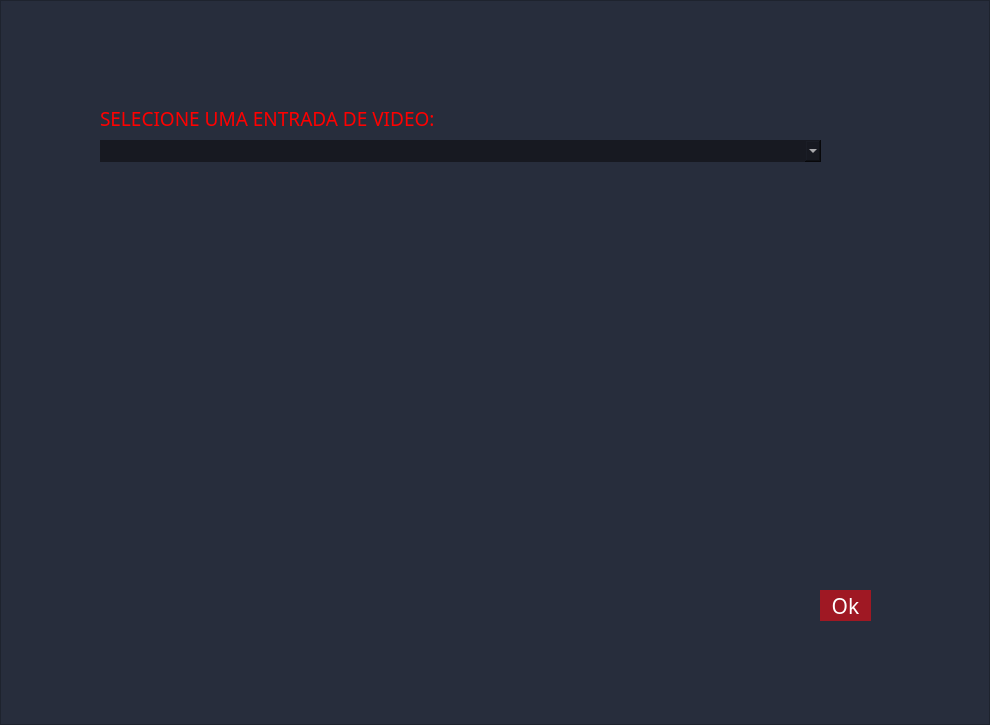
<?xml version="1.0" encoding="UTF-8"?>
<ui version="4.0">
 <class>Camera</class>
 <widget class="QMainWindow" name="Camera">
  <property name="enabled">
   <bool>false</bool>
  </property>
  <property name="geometry">
   <rect>
    <x>0</x>
    <y>0</y>
    <width>990</width>
    <height>725</height>
   </rect>
  </property>
  <property name="minimumSize">
   <size>
    <width>990</width>
    <height>725</height>
   </size>
  </property>
  <property name="maximumSize">
   <size>
    <width>990</width>
    <height>725</height>
   </size>
  </property>
  <property name="windowTitle">
   <string>Camera</string>
  </property>
  <widget class="QWidget" name="FundoCamera">
   <property name="enabled">
    <bool>false</bool>
   </property>
   <layout class="QVBoxLayout" name="verticalLayout">
    <property name="spacing">
     <number>0</number>
    </property>
    <property name="leftMargin">
     <number>0</number>
    </property>
    <property name="topMargin">
     <number>0</number>
    </property>
    <property name="rightMargin">
     <number>0</number>
    </property>
    <property name="bottomMargin">
     <number>0</number>
    </property>
    <item>
     <widget class="QFrame" name="FundoCamera_2">
      <property name="styleSheet">
       <string notr="true">background-color: rgb(39, 45, 60);
color: rgb(255, 255, 255);</string>
      </property>
      <property name="frameShape">
       <enum>QFrame::StyledPanel</enum>
      </property>
      <property name="frameShadow">
       <enum>QFrame::Raised</enum>
      </property>
      <widget class="QComboBox" name="CaixaSelecionar">
       <property name="geometry">
        <rect>
         <x>100</x>
         <y>140</y>
         <width>721</width>
         <height>22</height>
        </rect>
       </property>
       <property name="font">
        <font>
         <family>Microsoft YaHei</family>
         <pointsize>12</pointsize>
        </font>
       </property>
       <property name="cursor">
        <cursorShape>PointingHandCursor</cursorShape>
       </property>
       <property name="styleSheet">
        <string notr="true">border-radius:0px;
background-color: rgb(23, 25, 33);
color: rgb(255, 255, 255);</string>
       </property>
      </widget>
      <widget class="QPushButton" name="btnCameraOk">
       <property name="geometry">
        <rect>
         <x>820</x>
         <y>590</y>
         <width>51</width>
         <height>31</height>
        </rect>
       </property>
       <property name="minimumSize">
        <size>
         <width>51</width>
         <height>31</height>
        </size>
       </property>
       <property name="maximumSize">
        <size>
         <width>51</width>
         <height>31</height>
        </size>
       </property>
       <property name="font">
        <font>
         <family>Microsoft YaHei</family>
         <pointsize>16</pointsize>
         <weight>50</weight>
         <bold>false</bold>
        </font>
       </property>
       <property name="cursor">
        <cursorShape>PointingHandCursor</cursorShape>
       </property>
       <property name="styleSheet">
        <string notr="true">

QPushButton{
	color: rgb(255, 255, 255);
	background-color: #9F1823;
	border-radius:0px;
}
QPushButton:hover{
	color: rgb(255, 255, 255);
	background-color: #ff0000;
	border-radius:0px;
}

</string>
       </property>
       <property name="text">
        <string>Ok</string>
       </property>
       <property name="iconSize">
        <size>
         <width>30</width>
         <height>30</height>
        </size>
       </property>
      </widget>
      <widget class="QLabel" name="TextoSelecionar">
       <property name="geometry">
        <rect>
         <x>100</x>
         <y>110</y>
         <width>391</width>
         <height>16</height>
        </rect>
       </property>
       <property name="font">
        <font>
         <family>Microsoft YaHei</family>
         <pointsize>14</pointsize>
        </font>
       </property>
       <property name="styleSheet">
        <string notr="true">color: rgb(255, 0, 0);</string>
       </property>
       <property name="text">
        <string>SELECIONE UMA ENTRADA DE VIDEO:</string>
       </property>
      </widget>
     </widget>
    </item>
   </layout>
  </widget>
 </widget>
 <resources/>
 <connections/>
</ui>
